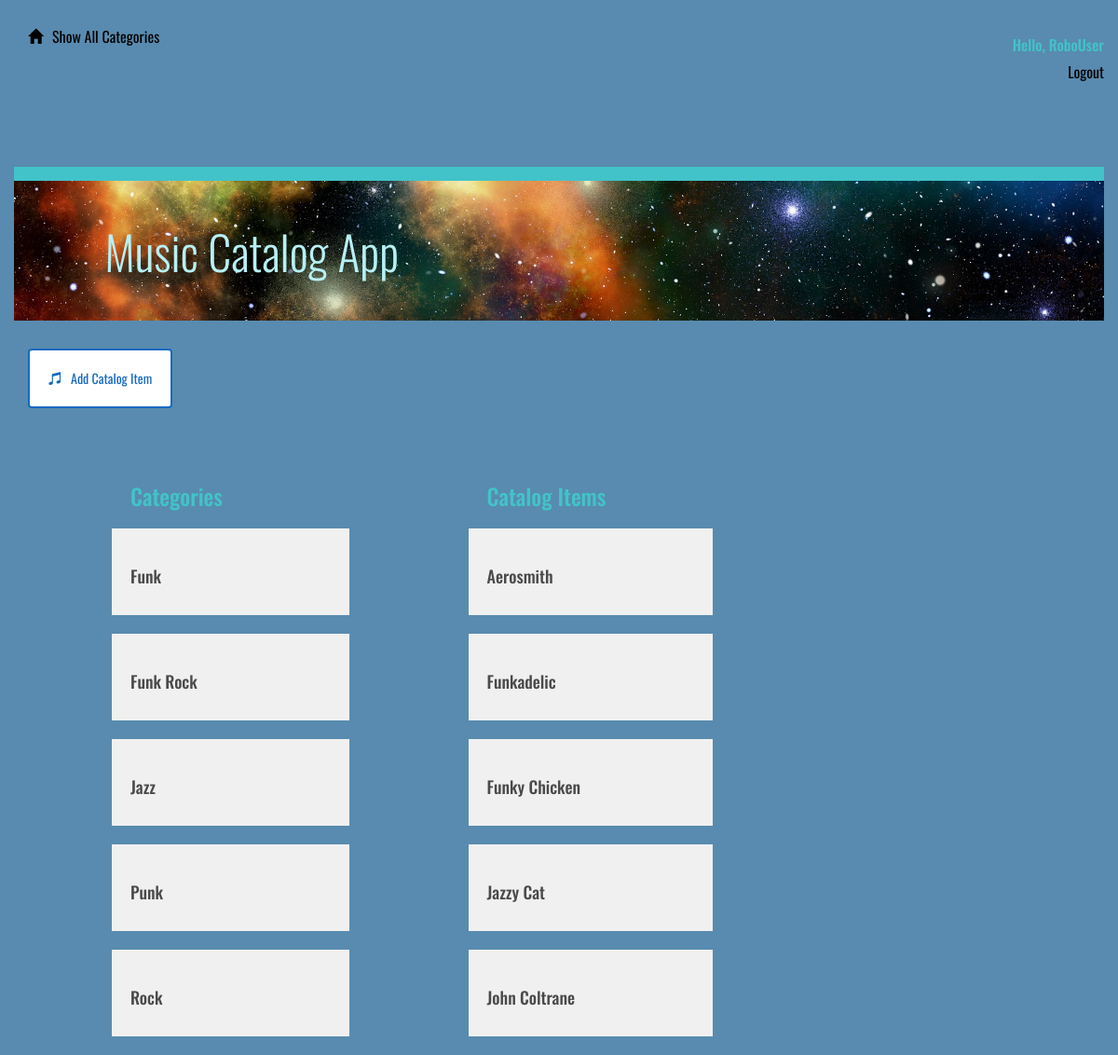
The app's page /catalog (signed in) with its own data.
### models.py (models this page shows, shortened)
class Category(Base):
    __tablename__ = 'category'
    id = Column(Integer, primary_key=True)
    name = Column(String(250), nullable=False)
    user_id = Column(Integer, ForeignKey('user.id'))
    user = relationship(User)

class CatalogItem(Base):
    __tablename__ = 'catalog_item'
    name = Column(String(80), nullable=False)
    id = Column(Integer, primary_key=True)
    description = Column(String(1000))
    category_id = Column(Integer, ForeignKey('category.id'))
    category = relationship(Category)
    user_id = Column(Integer, ForeignKey('user.id'))
    user = relationship(User)

### application.py (the view)
@app.route('/')
@app.route('/catalog')
def showCatalog():
    categories = session.query(Category).order_by(asc(Category.name))
    items = session.query(CatalogItem).order_by(asc(CatalogItem.name)).limit(5)
    return render_template('categories.html', categories=categories, items=items)

### templates/categories.html (shortened to what this page needs)
{% extends "main.html" %}
{% block content %}
{% include "header.html" %}
	<div class="row top-menu">
		<div class="col-md-10"></div>
		<div class="col-md-2 text-right">
					</div>
	</div>
	<div class="row divider blue">
		<div class="col-md-12"></div>
	</div>
	<div class="row banner main">
		<div class="col-md-1"></div>
		<div class="col-md-11 padding-none">
			<h1>Music Catalog App</h1>
		</div>
	</div>
	{%if 'username' in session %}
	<div class="row padding-top"></div>
	<a href="{{url_for('addNewCatalogItem' )}}">
		<button class="btn btn-default" id="new-catalog-item">
			<span class="glyphicon glyphicon-music" aria-hidden="true"></span>Add Catalog Item
		</button>
	</a>
	{% endif %}
	<div class="row padding-top padding-bottom"></div>
	<div class="col-md-1"></div>
	<div class="col-md-3">
		<h2>Categories</h2>
		{% for category in categories %}
			<a href = "{{url_for('showItemsInCategory', category = category.name)}}">
				<div class="category-list">
					<h3>{{category.name}}</h3>
				</div>
			</a>
		{% endfor %}
	</div>
    {% if items !=[] %}
		<div class="row">
			<div class="col-md-1"></div>
			<div class="col-md-3">
				<h2>Catalog Items</h2>
					{% for i in items %}
						<div class="catalog-item">
							<a href='{{url_for('viewCatalogItem', category=i.category.name, item=i.name )}}'>
                                <h3>{{i.name}}</h3>
                            </a>
						</div>
					{% endfor %}
			</div>
		</div>
	{% endif %}
{% endblock %}

### static/styles.css (style rules this page uses)
* { font-family: "Oswald", sans-serif; font-weight: 700; }
body { background-color: rgb(88, 139, 175); }
h1 { font-family: "Oswald", sans-serif; font-size: 50px; color: rgb(183, 240, 243); line-height: 60px; font-weight: 300; }
h2 { font-size: 24px; color: #42C3C9; line-height: 29px; }
h3 { font-size: 18px; color: #4A4A4A; line-height: 23px; }
a { font-size: 14px; color: #0093B9; line-height: 17px; }
.padding-top { padding-top: 30px; }
.padding-bottom { padding-bottom: 30px; }
.padding-none { padding: 0; }
.btn { padding: 20px; margin: 0; border-color: #1669C2; border-width: 2px; color: #1669C2; ; }
.glyphicon { margin-right: 10px; }
.top-menu { padding-top: 30px; padding-bottom: 30px; }
.divider { height: 15px; }
.divider.blue { background-color: #42C3C9; }
.banner.main { height: 150px; background: url("/static/universe.jpg"); background-position: right; background-repeat: no-repeat; background-size: cover; }
.banner h1 { margin: 45px 0; }
.category-list { background-color: #F0F0F0; padding: 20px; margin: 20px; margin-left: -20px; }
.catalog-item { background: #F0F0F0; padding: 20px; margin: 20px; margin-left: -20px; }

### records on screen
Category: name "Funk"
Category: name "Funk Rock"
Category: name "Jazz"
Category: name "Punk"
Category: name "Rock"
CatalogItem: name "Aerosmith"
CatalogItem: name "Funkadelic"
CatalogItem: name "Funky Chicken"
CatalogItem: name "Jazzy Cat"
CatalogItem: name "John Coltrane"

### other values on screen
{{ session['username'] }} "RoboUser"
